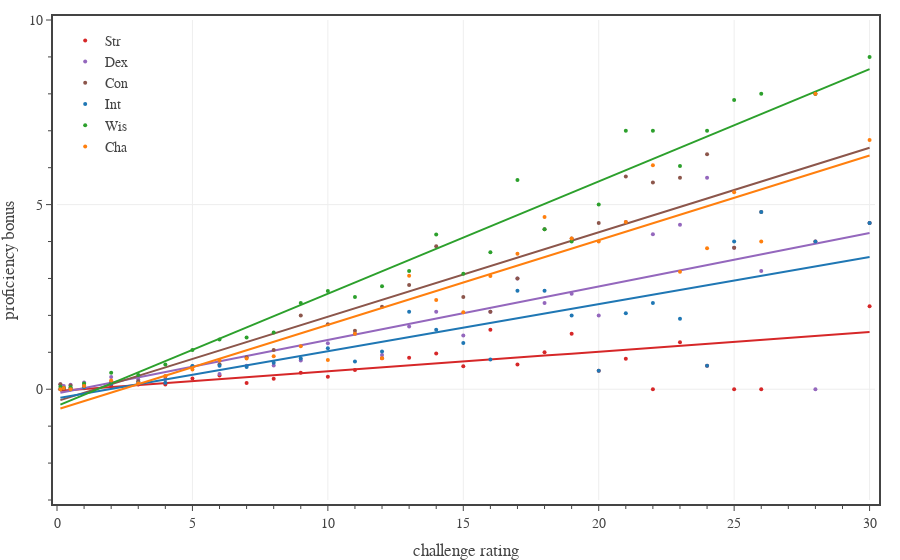

The code cell stored with this chart in its notebook:
### Code cell
# Ability score modifier
columns = ['Str','Dex','Con','Int','Wis','Cha']
colors = ['#d62728','#9467bd','#8c564b','#1f77b4','#2ca02c','#ff7f0e']

#df1 = df0[df0['Category'].isin(['generic','legendary','unique']) & df0['CR'].between(1/8, 30)]
df1 = df0[df0['CR'].between(1/8, 30)]
dfG = df1.groupby('CR').mean().reset_index()

fig = go.Figure()

for column, color in zip(columns, colors):
    # generate custom text
    cr_totals = df1.groupby('CR').count()['Book'].to_list()

    # plot data
    fig.add_trace(go.Scatter(
        x=dfG['CR'],
        y=dfG[f'{column} Save'] - dfG[f'{column} Mod'],
        mode='markers', 
        marker=dict(size=4, color=color),
        line_shape='spline',
        unselected=dict(marker=dict(opacity=0.0)),
        showlegend=True,
        name=column,
        legendgroup=column,
        hovertemplate=
            '<b>CR:</b> %{x}<br>'+
            '<b>Ability:</b> ' + column[0:3] + '<br>'+
            '<b>Modifier:</b> %{y:.1f}'+
            '<extra></extra>'
    ))

    # add fit line
    coefs = np.polyfit(dfG['CR'], dfG[f'{column} Save'] - dfG[f'{column} Mod'], 1)
    poly = np.poly1d(coefs)
    fig.add_trace(go.Scatter(
        x=dfG['CR'],
        y=poly(dfG['CR']),
        mode='lines', 
        line=dict(color=color, dash='solid'),
        unselected=dict(marker=dict(opacity=0.0)),
        showlegend=False,
        legendgroup=column,
        legendgrouptitle_text='fit',
        hoverinfo='skip',
    ))

# save large format figure
fig.update_layout(
    template=TFB_TEMPLATE,
    xaxis=dict(
        title_text='challenge rating',
        range=[0.0, 30.2],
        tick0=0, dtick=5,
        minor=dict(tick0=0, dtick=1),
    ),
    yaxis=dict(
        title_text='proficiency bonus',
        range=[-3, 10],
        tick0=0, dtick=5,
        minor=dict(tick0=0, dtick=1),
    ),
    legend=dict(
        xanchor='left', yanchor='top',
        x=0.01, y=0.99,
        orientation='v',
        tracegroupgap=0,
    )
)

fig.show(config=TFB_CONFIG)

### Figure 1 — Plotly figure (JSON) as saved in the notebook; plotly's stock layout.template omitted (floating-point values rounded to 4 significant figures)
{"data": [{"hovertemplate": "<b>CR:</b> %{x}<br><b>Ability:</b> Str<br><b>Modifier:</b> %{y:.1f}<extra></extra>", "legendgroup": "Str", "line": {"shape": "spline"}, "marker": {"color": "#d62728", "size": 4}, "mode": "markers", "name": "Str", "showlegend": true, "type": "scatter", "unselected": {"marker": {"opacity": 0}}, "x": [0.125, 0.25, 0.5, 1, 2, 3, 4, 5, 6, 7, 8, 9, 10, 11, 12, 13, 14, 15, 16, 17, 18, 19, 20, 21, 22, 23, 24, 25, 26, 28, 30], "y": [0, 0, 0.01724, 0.02817, 0.09179, 0.1292, 0.128, 0.2874, 0.375, 0.1667, 0.2857, 0.4444, 0.3387, 0.5208, 0.8372, 0.85, 0.9677, 0.625, 1.613, 0.6667, 1.0, 1.5, 0.5, 0.8235, 0, 1.273, 0.6364, 0, 0, 4, 2.25]}, {"hoverinfo": "skip", "legendgroup": "Str", "legendgrouptitle": {"text": "fit"}, "line": {"color": "#d62728", "dash": "solid"}, "mode": "lines", "showlegend": false, "type": "scatter", "unselected": {"marker": {"opacity": 0}}, "x": [0.125, 0.25, 0.5, 1, 2, 3, 4, 5, 6, 7, 8, 9, 10, 11, 12, 13, 14, 15, 16, 17, 18, 19, 20, 21, 22, 23, 24, 25, 26, 28, 30], "y": [-0.04037, -0.03372, -0.02042, 0.006192, 0.05941, 0.1126, 0.1658, 0.2191, 0.2723, 0.3255, 0.3787, 0.4319, 0.4852, 0.5384, 0.5916, 0.6448, 0.698, 0.7513, 0.8045, 0.8577, 0.9109, 0.9641, 1.017, 1.071, 1.124, 1.177, 1.23, 1.283, 1.337, 1.443, 1.55]}, {"hovertemplate": "<b>CR:</b> %{x}<br><b>Ability:</b> Dex<br><b>Modifier:</b> %{y:.1f}<extra></extra>", "legendgroup": "Dex", "line": {"shape": "spline"}, "marker": {"color": "#9467bd", "size": 4}, "mode": "markers", "name": "Dex", "showlegend": true, "type": "scatter", "unselected": {"marker": {"opacity": 0}}, "x": [0.125, 0.25, 0.5, 1, 2, 3, 4, 5, 6, 7, 8, 9, 10, 11, 12, 13, 14, 15, 16, 17, 18, 19, 20, 21, 22, 23, 24, 25, 26, 28, 30], "y": [0.1356, 0.08547, 0.1207, 0.1831, 0.3333, 0.264, 0.272, 0.5988, 0.4125, 0.6333, 0.6429, 0.7778, 1.242, 1.5, 0.9302, 1.7, 2.097, 1.458, 2.097, 3, 2.333, 2.583, 2.0, 4.529, 4.2, 4.455, 5.727, 3.833, 3.2, 0, 4.5]}, {"hoverinfo": "skip", "legendgroup": "Dex", "legendgrouptitle": {"text": "fit"}, "line": {"color": "#9467bd", "dash": "solid"}, "mode": "lines", "showlegend": false, "type": "scatter", "unselected": {"marker": {"opacity": 0}}, "x": [0.125, 0.25, 0.5, 1, 2, 3, 4, 5, 6, 7, 8, 9, 10, 11, 12, 13, 14, 15, 16, 17, 18, 19, 20, 21, 22, 23, 24, 25, 26, 28, 30], "y": [-0.09458, -0.07648, -0.04029, 0.0321, 0.1769, 0.3216, 0.4664, 0.6112, 0.7559, 0.9007, 1.045, 1.19, 1.335, 1.48, 1.625, 1.769, 1.914, 2.059, 2.204, 2.348, 2.493, 2.638, 2.783, 2.927, 3.072, 3.217, 3.362, 3.507, 3.651, 3.941, 4.23]}, {"hovertemplate": "<b>CR:</b> %{x}<br><b>Ability:</b> Con<br><b>Modifier:</b> %{y:.1f}<extra></extra>", "legendgroup": "Con", "line": {"shape": "spline"}, "marker": {"color": "#8c564b", "size": 4}, "mode": "markers", "name": "Con", "showlegend": true, "type": "scatter", "unselected": {"marker": {"opacity": 0}}, "x": [0.125, 0.25, 0.5, 1, 2, 3, 4, 5, 6, 7, 8, 9, 10, 11, 12, 13, 14, 15, 16, 17, 18, 19, 20, 21, 22, 23, 24, 25, 26, 28, 30], "y": [0.1356, 0.01709, 0.1034, 0.09859, 0.1981, 0.2191, 0.344, 0.6228, 0.675, 0.8667, 1.06, 2.0, 1.758, 1.583, 2.233, 2.825, 3.871, 2.5, 2.097, 3, 4.333, 4.083, 4.5, 5.765, 5.6, 5.727, 6.364, 3.833, 4.8, 8, 4.5]}, {"hoverinfo": "skip", "legendgroup": "Con", "legendgrouptitle": {"text": "fit"}, "line": {"color": "#8c564b", "dash": "solid"}, "mode": "lines", "showlegend": false, "type": "scatter", "unselected": {"marker": {"opacity": 0}}, "x": [0.125, 0.25, 0.5, 1, 2, 3, 4, 5, 6, 7, 8, 9, 10, 11, 12, 13, 14, 15, 16, 17, 18, 19, 20, 21, 22, 23, 24, 25, 26, 28, 30], "y": [-0.2958, -0.2672, -0.21, -0.09563, 0.1331, 0.3619, 0.5907, 0.8195, 1.048, 1.277, 1.506, 1.735, 1.963, 2.192, 2.421, 2.65, 2.878, 3.107, 3.336, 3.565, 3.794, 4.022, 4.251, 4.48, 4.709, 4.937, 5.166, 5.395, 5.624, 6.081, 6.539]}, {"hovertemplate": "<b>CR:</b> %{x}<br><b>Ability:</b> Int<br><b>Modifier:</b> %{y:.1f}<extra></extra>", "legendgroup": "Int", "line": {"shape": "spline"}, "marker": {"color": "#1f77b4", "size": 4}, "mode": "markers", "name": "Int", "showlegend": true, "type": "scatter", "unselected": {"marker": {"opacity": 0}}, "x": [0.125, 0.25, 0.5, 1, 2, 3, 4, 5, 6, 7, 8, 9, 10, 11, 12, 13, 14, 15, 16, 17, 18, 19, 20, 21, 22, 23, 24, 25, 26, 28, 30], "y": [0, 0.03419, 0, 0.05634, 0.1498, 0.1742, 0.176, 0.6287, 0.6375, 0.6, 0.7143, 0.8333, 1.113, 0.75, 1.023, 2.1, 1.613, 1.25, 0.8065, 2.667, 2.667, 2.0, 0.5, 2.059, 2.333, 1.909, 0.6364, 4.0, 4.8, 4, 4.5]}, {"hoverinfo": "skip", "legendgroup": "Int", "legendgrouptitle": {"text": "fit"}, "line": {"color": "#1f77b4", "dash": "solid"}, "mode": "lines", "showlegend": false, "type": "scatter", "unselected": {"marker": {"opacity": 0}}, "x": [0.125, 0.25, 0.5, 1, 2, 3, 4, 5, 6, 7, 8, 9, 10, 11, 12, 13, 14, 15, 16, 17, 18, 19, 20, 21, 22, 23, 24, 25, 26, 28, 30], "y": [-0.228, -0.2121, -0.1802, -0.1164, 0.01121, 0.1388, 0.2664, 0.394, 0.5215, 0.6491, 0.7767, 0.9043, 1.032, 1.159, 1.287, 1.415, 1.542, 1.67, 1.797, 1.925, 2.053, 2.18, 2.308, 2.435, 2.563, 2.69, 2.818, 2.946, 3.073, 3.328, 3.584]}, {"hovertemplate": "<b>CR:</b> %{x}<br><b>Ability:</b> Wis<br><b>Modifier:</b> %{y:.1f}<extra></extra>", "legendgroup": "Wis", "line": {"shape": "spline"}, "marker": {"color": "#2ca02c", "size": 4}, "mode": "markers", "name": "Wis", "showlegend": true, "type": "scatter", "unselected": {"marker": {"opacity": 0}}, "x": [0.125, 0.25, 0.5, 1, 2, 3, 4, 5, 6, 7, 8, 9, 10, 11, 12, 13, 14, 15, 16, 17, 18, 19, 20, 21, 22, 23, 24, 25, 26, 28, 30], "y": [0.0678, 0.03419, 0.05172, 0.1549, 0.4493, 0.3876, 0.672, 1.066, 1.35, 1.4, 1.536, 2.333, 2.661, 2.5, 2.791, 3.2, 4.194, 3.125, 3.71, 5.667, 4.333, 4.0, 5, 7.0, 7, 6.045, 7.0, 7.833, 8, 8, 9]}, {"hoverinfo": "skip", "legendgroup": "Wis", "legendgrouptitle": {"text": "fit"}, "line": {"color": "#2ca02c", "dash": "solid"}, "mode": "lines", "showlegend": false, "type": "scatter", "unselected": {"marker": {"opacity": 0}}, "x": [0.125, 0.25, 0.5, 1, 2, 3, 4, 5, 6, 7, 8, 9, 10, 11, 12, 13, 14, 15, 16, 17, 18, 19, 20, 21, 22, 23, 24, 25, 26, 28, 30], "y": [-0.4166, -0.3786, -0.3026, -0.1505, 0.1536, 0.4578, 0.7619, 1.066, 1.37, 1.674, 1.978, 2.283, 2.587, 2.891, 3.195, 3.499, 3.803, 4.107, 4.411, 4.716, 5.02, 5.324, 5.628, 5.932, 6.236, 6.54, 6.844, 7.149, 7.453, 8.061, 8.669]}, {"hovertemplate": "<b>CR:</b> %{x}<br><b>Ability:</b> Cha<br><b>Modifier:</b> %{y:.1f}<extra></extra>", "legendgroup": "Cha", "line": {"shape": "spline"}, "marker": {"color": "#ff7f0e", "size": 4}, "mode": "markers", "name": "Cha", "showlegend": true, "type": "scatter", "unselected": {"marker": {"opacity": 0}}, "x": [0.125, 0.25, 0.5, 1, 2, 3, 4, 5, 6, 7, 8, 9, 10, 11, 12, 13, 14, 15, 16, 17, 18, 19, 20, 21, 22, 23, 24, 25, 26, 28, 30], "y": [0, 0.03419, 0, 0.08451, 0.2367, 0.1629, 0.36, 0.5329, 0.7875, 0.8333, 0.8929, 1.167, 0.7903, 1.5, 0.8372, 3.075, 2.419, 2.083, 3.065, 3.667, 4.667, 4.083, 4.0, 4.529, 6.067, 3.182, 3.818, 5.333, 4.0, 8, 6.75]}, {"hoverinfo": "skip", "legendgroup": "Cha", "legendgrouptitle": {"text": "fit"}, "line": {"color": "#ff7f0e", "dash": "solid"}, "mode": "lines", "showlegend": false, "type": "scatter", "unselected": {"marker": {"opacity": 0}}, "x": [0.125, 0.25, 0.5, 1, 2, 3, 4, 5, 6, 7, 8, 9, 10, 11, 12, 13, 14, 15, 16, 17, 18, 19, 20, 21, 22, 23, 24, 25, 26, 28, 30], "y": [-0.5212, -0.4925, -0.4352, -0.3205, -0.09116, 0.1382, 0.3675, 0.5969, 0.8262, 1.056, 1.285, 1.514, 1.744, 1.973, 2.202, 2.432, 2.661, 2.89, 3.12, 3.349, 3.578, 3.808, 4.037, 4.266, 4.496, 4.725, 4.954, 5.184, 5.413, 5.872, 6.331]}], "layout": {"legend": {"orientation": "v", "tracegroupgap": 0, "x": 0.01, "xanchor": "left", "y": 0.99, "yanchor": "top"}, "xaxis": {"dtick": 5, "minor": {"dtick": 1, "tick0": 0}, "range": [0, 30.2], "tick0": 0, "title": {"text": "challenge rating"}}, "yaxis": {"dtick": 5, "minor": {"dtick": 1, "tick0": 0}, "range": [-3, 10], "tick0": 0, "title": {"text": "proficiency bonus"}}}}
